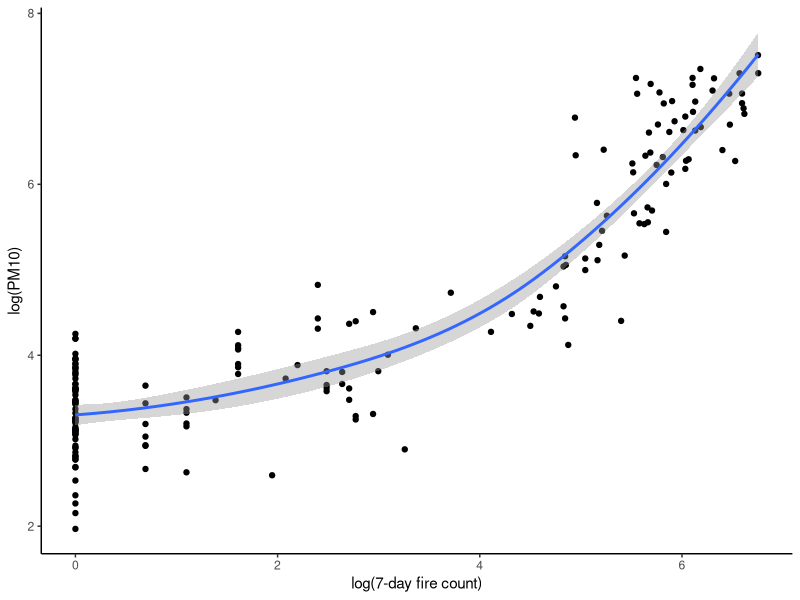

The R script that drew this image:
library(tidyverse)

setwd('/Users/Me/github/orangutan-smoke-voice/supplement')

smoke <- read.csv('PM10_FireHotspot_PKY.csv')

## Model building using fire hotspots and PM10 data for Palangkaraya
## 100_7d: R2 = 0.7987427
PM10_fire.100.7 <- lm(log(PM10) ~ log(X100km_7d.1), data = smoke)
summary(PM10_fire.100.7)

## 50_7d: R2 = 0.8104033
PM10_fire.50.7 <- lm(log(PM10) ~ log(X50km_7d.1), data = smoke)
summary(PM10_fire.50.7)

## 25_7d: R2 = 0.8098656
PM10_fire.25.7 <- lm(log(PM10) ~ log(X25km_7d.1), data = smoke)
summary(PM10_fire.25.7)

## 100_3d: R2 = 0.7850568
PM10_fire.100.3 <- lm(log(PM10) ~ log(X100km_3d.1), data = smoke)
summary(PM10_fire.100.3)

## 50_3d: R2 = 0.7901593
PM10_fire.50.3 <- lm(log(PM10) ~ log(X50km_3d.1), data = smoke)
summary(PM10_fire.50.3)

## 25_3d: R2 = 0.7676992
PM10_fire.25.3 <- lm(log(PM10) ~ log(X25km_3d.1), data = smoke)
summary(PM10_fire.25.3)

## 100_2d: R2 = 0.7663484
PM10_fire.100.2 <- lm(log(PM10) ~ log(X100km_2d.1), data = smoke)
summary(PM10_fire.100.2)

## 50_2d: R2 = 0.7621278
PM10_fire.50.2 <- lm(log(PM10) ~ log(X50km_2d.1), data = smoke)
summary(PM10_fire.50.2)

## 25_2d: R2 = 0.7256116
PM10_fire.25.2 <- lm(log(PM10) ~ log(X25km_2d.1), data = smoke)
summary(PM10_fire.25.2)

## Plot for Fig. S1.2
ggplot(smoke, aes(log(X50km_7d.1), log(PM10))) +
  geom_point() +
  geom_smooth() +
  theme_classic()+
  xlab("log(7-day fire count)")


## Use model created using PKY data to predict PM10 at Tuanan using fire hotspots surrounding study site (hotspot data retrieved from GFED)
list <- read.csv('tuanan_hotspot_50km.csv')
a <-  as.data.frame(list$LOG)
colnames(a) <- "log_50km7d"
model.raw <- lm(log_pm10 ~ log_50km7d, data = smoke)
predictlogPM10 <- predict(model.raw, newdata = a)  


## Save results of Tuanan PM10 estimated values as csv file
write.csv(predictlogPM10,'tuanan_hotspot-to-pm10_50km.csv')

